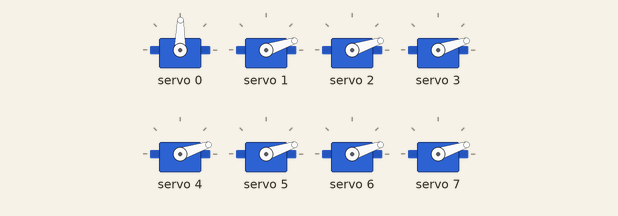
Recording of a sketch running on a simulated Arduino Uno, built with avr-gcc and run on an emulated ATmega328P. On the bench: 8 × servo.

Above: at 0.05 s.
At 0.75 s:
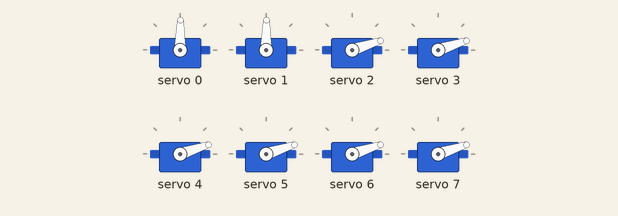
At 1.5 s:
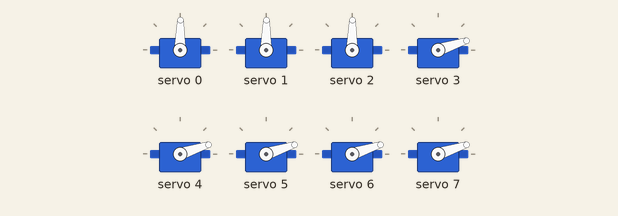
At 3.0 s:
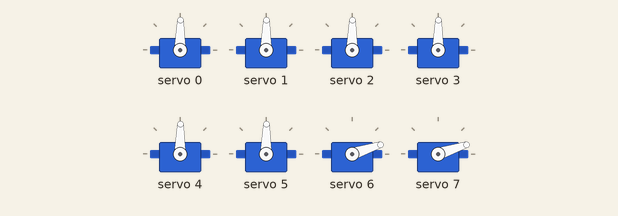
At 4.5 s:
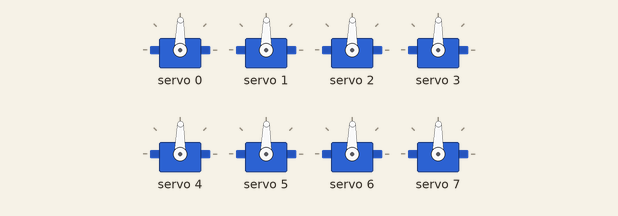
At 6.0 s:
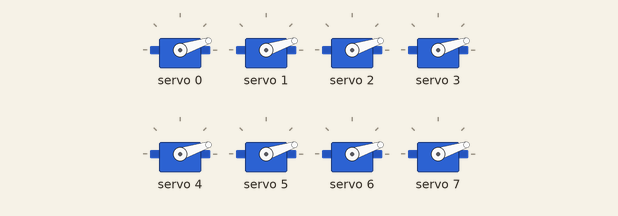
Timing chart, 0 to 7.8 s (numbered marks = the images above):
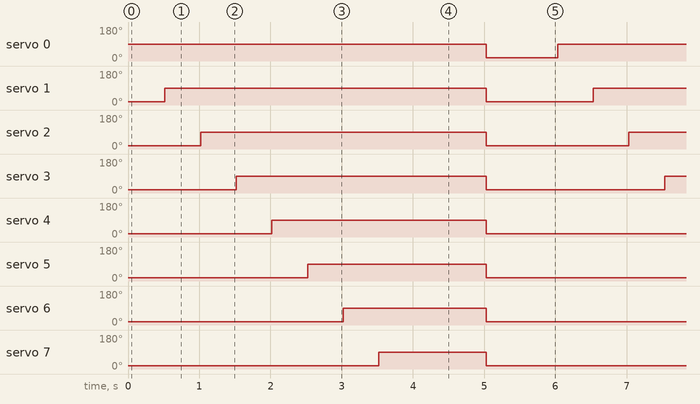

Measured:
- by itself, servo 0: alternates 89° for 5.0 s and 18° for 1.0 s
- by itself, servo 1: alternates 89° for 4.5 s and 18° for 1.5 s
- by itself, servo 2: alternates 89° for 4.0 s and 18° for 2.0 s
- by itself, servo 3: alternates 89° for 3.5 s and 18° for 2.5 s
- by itself, servo 4: alternates 89° for 3.0 s and 18° for 3.0 s
- by itself, servo 5: alternates 89° for 2.5 s and 18° for 3.5 s
- by itself, servo 6: alternates 89° for 2.0 s and 18° for 4.0 s
- by itself, servo 7: alternates 89° for 1.5 s and 18° for 4.5 s

The sketch:

test_servo.ino
```cpp
#include <Wire.h>
#include <Adafruit_PWMServoDriver.h>

Adafruit_PWMServoDriver pwm = Adafruit_PWMServoDriver();

#define MinImpulse 150
#define MaxImpulse 600

int servochannel[8] = {0, 1, 2, 3, 4, 5, 6, 7};

void setServoAngle(uint8_t channel, int angle){
  int pulse = map(angle, 0, 180, MinImpulse, MaxImpulse);
  pwm.setPWM(channel, 0, pulse);
}

void setupServo(){
  pwm.begin();
  pwm.setPWMFreq(50);
  delay(10);

  for(int i=0; i<8; i++){
    setServoAngle(servochannel[i], 0);
  }
}

void setup() {
  setupServo();
}

void loop() {
  for(int i=0; i<8; i++){
    setServoAngle(servochannel[i], 60);
    delay(500);
  }
  delay(1000);
  for(int i=0; i<8; i++){
    setServoAngle(servochannel[i], 0);
  }
  delay(1000);
}
```
